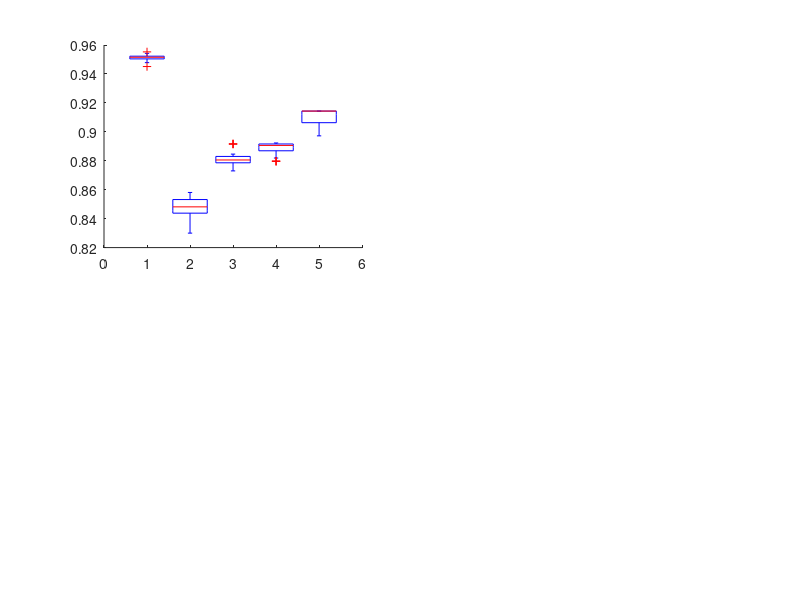

Write MATLAB code to recreate this figure. (Note: this script raises an error after producing the figure.)
% figure(10)
% subplot(2,3,1)%%%%SFI
% DPSO=[0.740713 0.744738 0.74645 0.748388 0.741138 0.743188 0.744738 0.743725 0.739988 0.7428 0.747138 0.737825 0.738013 0.745575 0.737388 0.7452 0.739988 0.74405 0.74165 0.747138 0.742188 0.74645 0.74865 0.74365 0.744388 0.740163 0.7474 0.7462 0.74645 0.744738]';
% MOGA_net=[0.728	0.7212	0.7316	0.7322	0.7291	0.7299	0.743	0.7363	0.7354	0.7359 0.728	0.7212	0.7316	0.7322	0.7291	0.7299	0.743	0.7363	0.7354	0.7359 0.728	0.7212	0.7316	0.7322	0.7291	0.7299	0.743	0.7363	0.7354	0.7359]';
% MOCD=[0.7437	0.7484	0.7487	0.7484	0.7465	0.7479	0.7487	0.7474	0.7497	0.745 0.7437	0.7484	0.7487	0.7484	0.7465	0.7479	0.7487	0.7474	0.7497	0.745 0.7437	0.7484	0.7487	0.7484	0.7465	0.7479	0.7487	0.7474	0.7497	0.745]';
% GA_net=[0.5737	0.5739	0.5867	0.5561	0.5741	0.5691	0.572	0.5744	0.5817	0.5734 0.5737	0.5739	0.5867	0.5561	0.5741	0.5691	0.572	0.5744	0.5817	0.5734 0.5737	0.5739	0.5867	0.5561	0.5741	0.5691	0.572	0.5744	0.5817	0.5734]';
% GN=[0.7027 0.7027 0.7027 0.7027 0.7027 0.7027 0.7027 0.7027 0.7027 0.7027 0.7027 0.7027 0.7027 0.7027 0.7027 0.7027 0.7027 0.7027 0.7027 0.7027 0.7027 0.7027 0.7027 0.7027 0.7027 0.7027 0.7027 0.7027 0.7027 0.7027]';
% MOEAD_net=[0.668288 0.668288 0.71945 0.71945 0.71945 0.71945 0.724613 0.724613 0.724613 0.724613 0.724613 0.724613 0.724613 0.724613 0.724613 0.724613 0.724613 0.724613 0.724613 0.724613 0.724613 0.724613 0.724613 0.724613 0.724613 0.724613 0.731238 0.731238 0.731238 0.731238 ]';
% Meme_net=[0.7097 0.6510 0.6966 0.6991 0.6892 0.6892 0.6898 0.6543 0.6543 0.6543 0.7097 0.6510 0.6966 0.6991 0.6892 0.6892 0.6898 0.6543 0.6543 0.6543 0.7097 0.6510 0.6966 0.6991 0.6892 0.6892 0.6898 0.6543 0.6543 0.6543]';
% X = [DPSO GA_net Meme_net MOGA_net MOCD MOEAD_net GN ];
% boxplot(X,'labels', {'A1', 'A2','A3','A4', 'A5', 'A6','A7'}, 'medianstyle', 'target' );
% ylabel('Modularity');
% 
% subplot(2,3,2)%%%%netscience
% DPSO=[0.949943 0.952774 0.951311 0.951545 0.950558 0.951569 0.951717 0.950803 0.950868 0.947814 0.948843 0.945113 0.955239 0.952035 0.950133 0.952407 0.952004 0.95035 0.953416 0.949517 0.952398 0.9523 0.950797 0.950848 0.952189 0.951691 0.951521 0.954223 0.95234 0.948906]';
% MOGA_net=[0.8788 0.8767	0.8846	0.8807	0.8786	0.8826	0.873 0.8804	0.8916	0.883 0.8788 0.8767	0.8846	0.8807	0.8786	0.8826	0.873	0.8804	0.8916	0.883 0.8788	0.8767	0.8846	0.8807	0.8786	0.8826	0.873	0.8804	0.8916	0.883]';
% MOCD=[0.8869	0.8904	0.8908	0.8915	0.8819	0.8916	0.8797	0.8886	0.8923	0.8923 0.8869	0.8904	0.8908	0.8915	0.8819	0.8916	0.8797	0.8886	0.8923	0.8923 0.8869	0.8904	0.8908	0.8915	0.8819	0.8916	0.8797	0.8886	0.8923	0.8923]';
% MOEAD_net=[0.850586 0.870645 0.877464 0.879468 0.897219 0.898205 0.898205 0.906108 0.906933 0.906933 0.914344 0.914344 0.914344 0.914344 0.914344 0.914344 0.914344 0.914344 0.914344 0.914344 0.914344 0.914344 0.914344 0.914344 0.914344 0.914344 0.914344 0.914344 0.914344 0.914344 ]';
% GA_net=[0.83	0.847	0.8493	0.8438	0.8532	0.8502	0.844	0.857	0.8581	0.8402 0.83	0.847	0.8493	0.8438	0.8532	0.8502	0.844	0.857	0.8581	0.8402 0.83	0.847	0.8493	0.8438	0.8532	0.8502	0.844	0.857	0.8581	0.8402]';
% X = [DPSO GA_net MOGA_net MOCD MOEAD_net];
% boxplot(X,'labels', {'A1','A2','A4', 'A5', 'A6'}, 'medianstyle', 'target' );
% ylabel('Modularity');
% 
% subplot(2,3,3)%%%%e-mail
% DPSO=[0.36721 0.330956 0.227198 0.287118 0.222502 0.307821 0.117431 0.293609 0.333791 0.270487 0.127011 0.336872 0.408769 0.287541 0.322273 0.343657 0.31024 0.417436 0.149439 0.353273 0.281086 0.311496 0.427544 0.171317 0.00183037 0.291018 0.488016 0.299062 0.297911 0.299789]';
% % DPSO_time=1.15828;
% MOGA_net=[1 1 1 1 1 1 1 1 1 1 1 1 1 1 1 1 1 1 1 1 1 1 1 1 1 1 1 1 1 1]';
% MOCD=[1 1 1 1 1 1 1 1 1 1 1 1 1 1 1 1 1 1 1 1 1 1 1 1 1 1 1 1 1 1]';
% MOEAD_net=[0.31897 0.32397 0.32558 0.321366 0.31439 0.319218 0.31978 0.32487 0.31506 0.319157 0.31897 0.32397 0.32558 0.321366 0.31439 0.319218 0.31978 0.32487 0.31506 0.319157 0.31897 0.32397 0.32558 0.321366 0.31439 0.319218 0.31978 0.32487 0.31506 0.319157]';
% % MOEAD_time=[2.0353e4 2.0353e4 1.9988e4 2.0313e4 2.0355e4 2.0203e4 2.0202e4 2.0303e4 2.0208e4 2.0333e4];
% GA_net=[0.2825 0.2728 0.27503 0.2703 0.27795 0.263901 0.31556 0.28036 0.28112 0.281158 0.2825 0.2728 0.27503 0.2703 0.27795 0.263901 0.31556 0.28036 0.28112 0.281158 0.2825 0.2728 0.27503 0.2703 0.27795 0.263901 0.31556 0.28036 0.28112 0.281158]';
% % GA_net_time=[79.8586 84.45 66.6184 72.8251 78.8743 91.4828 75.5178 87.7057 96.2659 82.2085]';
% X = [DPSO GA_net MOGA_net MOCD MOEAD_net];
% boxplot(X,'labels', {'A1','A2','A4', 'A5', 'A6'}, 'medianstyle', 'target' );
% ylabel('Modularity');
% 
% subplot(2,3,4)%%%%yeast
% DPSO=[1 1 1 1 1 1 1 1 1 1 1 1 1 1 1 1 1 1 1 1 1 1 1 1 1 1 1 1 1 1]';
% MOGA_net=[1 1 1 1 1 1 1 1 1 1 1 1 1 1 1 1 1 1 1 1 1 1 1 1 1 1 1 1 1 1]';
% MOCD=[1 1 1 1 1 1 1 1 1 1 1 1 1 1 1 1 1 1 1 1 1 1 1 1 1 1 1 1 1 1]';
% MOEAD_net=[1 1 1 1 1 1 1 1 1 1 1 1 1 1 1 1 1 1 1 1 1 1 1 1 1 1 1 1 1 1]';
% GA_net=[1 1 1 1 1 1 1 1 1 1 1 1 1 1 1 1 1 1 1 1 1 1 1 1 1 1 1 1 1 1]';
% X = [DPSO GA_net MOGA_net MOCD MOEAD_net];
% boxplot(X,'labels', {'A1','A2','A4', 'A5', 'A6'}, 'medianstyle', 'target' );
% ylabel('Modularity');
% 
% subplot(2,3,5)%%%%power
% DPSO=[0.80999 0.811229 0.811796 0.810208 0.813993 0.810943 0.812333 0.812178 0.809736 0.811645 0.811923 0.811046 0.812808 0.812248 0.811456 0.811027 0.811677 0.814165 0.812226 0.813931 0.816227 0.81052 0.810096 0.811125 0.811297 0.810965 0.811327 0.813074 0.81196 0.812641]';
% MOGA_net=[0.7035	0.6972	0.6939	0.695	0.6919	0.6935	0.6954	0.6905	0.6956	0.6924 0.7035	0.6972	0.6939	0.695	0.6919	0.6935	0.6954	0.6905	0.6956	0.6924 0.7035	0.6972	0.6939	0.695	0.6919	0.6935	0.6954	0.6905	0.6956	0.6924]';
% % MOGA_time=215.305;%%%averaged convergence time
% MOCD=[0.6977	0.6972	0.6942	0.6977	0.7038	0.7016	0.7016	0.7034	0.699	0.7065 0.6977	0.6972	0.6942	0.6977	0.7038	0.7016	0.7016	0.7034	0.699	0.7065 0.6977	0.6972	0.6942	0.6977	0.7038	0.7016	0.7016	0.7034	0.699	0.7065]';
% MOEAD_net=[0.645036 0.648848 0.673216 0.677377 0.677377 0.682225 0.682225 0.682225 0.682225 0.682225 0.682225 0.682225 0.685714 0.685714 0.685714 0.685714 0.685714 0.685714 0.685714 0.685714 0.685714 0.685714 0.685714 0.685714 0.685714 0.685714 0.685714 0.685714 0.688033 0.688033 ]';
% GA_net=[0.6548	0.65	0.6505	0.666	0.6555	0.6521	0.6647	0.6608	0.6595	0.6574 0.6548	0.65	0.6505	0.666	0.6555	0.6521	0.6647	0.6608	0.6595	0.6574 0.6548	0.65	0.6505	0.666	0.6555	0.6521	0.6647	0.6608	0.6595	0.6574]';
% X = [DPSO GA_net MOGA_net MOCD MOEAD_net];
% boxplot(X,'labels', {'A1','A2','A4', 'A5', 'A6'}, 'medianstyle', 'target' );
% ylabel('Modularity');
% 
% 
% subplot(2,3,6)%%%%pgp
% DPSO=[0.80817 0.810846 0.81199 0.807597 0.807397 0.807691 0.811574 0.810031 0.808709 0.808362 0.809053 0.808221 0.808173 0.809058 0.807827 0.807962 0.810749 0.804604 0.809645 0.807778 0.805783 0.814471 0.807201 0.808595 0.808317 0.809838 0.808034 0.812229 0.810065 0.809554]';
% % DPSO-time=1002.5;
% MOGA_net=[1 1 1 1 1 1 1 1 1 1 1 1 1 1 1 1 1 1 1 1 1 1 1 1 1 1 1 1 1 1]';
% MOCD=[1 1 1 1 1 1 1 1 1 1 1 1 1 1 1 1 1 1 1 1 1 1 1 1 1 1 1 1 1 1]';
% % MOEAD_net=[]';
% GA_net=[0.56884 0.58814 0.578367 0.561646 0.592383 0.585266 0.581863 0.583883 0.583921 0.578587 0.56884 0.58814 0.578367 0.561646 0.592383 0.585266 0.581863 0.583883 0.583921 0.578587 0.56884 0.58814 0.578367 0.561646 0.592383 0.585266 0.581863 0.583883 0.583921 0.578587]';
% % GA_time=[1086.8098 2773.919 2736.3016 2751.1048 2785.5683 2680.7182 2733.182 2646.798 2733.669 2638.782];
% X = [DPSO GA_net MOGA_net MOCD];
% boxplot(X,'labels', {'A1','A2','A4', 'A5'}, 'medianstyle', 'target' );
% ylabel('Modularity');
% 


figure(10)


subplot(2,2,1)%%%%netscience
DPSO=[0.949943 0.952774 0.951311 0.951545 0.950558 0.951569 0.951717 0.950803 0.950868 0.947814 0.948843 0.945113 0.955239 0.952035 0.950133 0.952407 0.952004 0.95035 0.953416 0.949517 0.952398 0.9523 0.950797 0.950848 0.952189 0.951691 0.951521 0.954223 0.95234 0.948906]';
MOGA_net=[0.8788 0.8767	0.8846	0.8807	0.8786	0.8826	0.873 0.8804	0.8916	0.883 0.8788 0.8767	0.8846	0.8807	0.8786	0.8826	0.873	0.8804	0.8916	0.883 0.8788	0.8767	0.8846	0.8807	0.8786	0.8826	0.873	0.8804	0.8916	0.883]';
MOCD=[0.8869	0.8904	0.8908	0.8915	0.8819	0.8916	0.8797	0.8886	0.8923	0.8923 0.8869	0.8904	0.8908	0.8915	0.8819	0.8916	0.8797	0.8886	0.8923	0.8923 0.8869	0.8904	0.8908	0.8915	0.8819	0.8916	0.8797	0.8886	0.8923	0.8923]';
MOEAD_net=[0.850586 0.870645 0.877464 0.879468 0.897219 0.898205 0.898205 0.906108 0.906933 0.906933 0.914344 0.914344 0.914344 0.914344 0.914344 0.914344 0.914344 0.914344 0.914344 0.914344 0.914344 0.914344 0.914344 0.914344 0.914344 0.914344 0.914344 0.914344 0.914344 0.914344 ]';
GA_net=[0.83	0.847	0.8493	0.8438	0.8532	0.8502	0.844	0.857	0.8581	0.8402 0.83	0.847	0.8493	0.8438	0.8532	0.8502	0.844	0.857	0.8581	0.8402 0.83	0.847	0.8493	0.8438	0.8532	0.8502	0.844	0.857	0.8581	0.8402]';
X = [DPSO GA_net MOGA_net MOCD MOEAD_net];
% boxplot(X,'labels', {'A1','A2','A4', 'A5', 'A6'}, 'medianstyle', 'target' );
boxplot(X,'labels', {'DPSO','GA-net','MOGA-net', 'MOCD', 'MOEA/D-net'}, 'medianstyle', 'target' );
ylabel('Modularity');
title('netscience');
% set(gca,'linewidth',2.0);
% hh=findobj('tag','legend') ;
% set(hh,'fontsize',12) ;
% set(gca,'fontsize',12);
% set(get(gca,'xlabel'),'fontsize',12);
% set(get(gca,'ylabel'),'fontsize',12);

subplot(2,2,2)%%%%e-mail
DPSO=[0.36721 0.330956 0.227198 0.287118 0.222502 0.307821 0.117431 0.293609 0.333791 0.270487 0.127011 0.336872 0.408769 0.287541 0.322273 0.343657 0.31024 0.417436 0.149439 0.353273 0.281086 0.311496 0.427544 0.171317 0.00183037 0.291018 0.488016 0.299062 0.297911 0.299789]';
% DPSO_time=1.15828;
MOGA_net=[0.32828 0.3022 0.30886 0.310157 0.308045 0.3103 0.3133 0.2979 0.2969 0.2993 0.2967 0.3068 0.2945 0.3095 0.32676 0.32828 0.3022 0.30886 0.310157 0.308045 0.3103 0.3133 0.2979 0.2969 0.2993 0.2967 0.3068 0.2945 0.3095 0.32676]';
MOCD=[0.3717 0.3717 0.3684 0.3103 0.2979 0.2969 0.3547 0.3636 0.3703 0.3175 0.3717 0.3717 0.3684 0.3103 0.2979 0.2969 0.3547 0.3636 0.3703 0.3175 0.3717 0.3717 0.3684 0.3103 0.2979 0.2969 0.3547 0.3636 0.3703 0.3175]';
MOEAD_net=[0.31897 0.32397 0.32558 0.321366 0.31439 0.319218 0.31978 0.32487 0.31506 0.319157 0.31897 0.32397 0.32558 0.321366 0.31439 0.319218 0.31978 0.32487 0.31506 0.319157 0.31897 0.32397 0.32558 0.321366 0.31439 0.319218 0.31978 0.32487 0.31506 0.319157]';
% MOEAD_time=[2.0353e4 2.0353e4 1.9988e4 2.0313e4 2.0355e4 2.0203e4 2.0202e4 2.0303e4 2.0208e4 2.0333e4];
GA_net=[0.2825 0.2728 0.27503 0.2703 0.27795 0.263901 0.31556 0.28036 0.28112 0.281158 0.2825 0.2728 0.27503 0.2703 0.27795 0.263901 0.31556 0.28036 0.28112 0.281158 0.2825 0.2728 0.27503 0.2703 0.27795 0.263901 0.31556 0.28036 0.28112 0.281158]';
% GA_net_time=[79.8586 84.45 66.6184 72.8251 78.8743 91.4828 75.5178 87.7057 96.2659 82.2085]';
X = [DPSO GA_net MOGA_net MOCD MOEAD_net];
% boxplot(X,'labels', {'A1','A2','A4', 'A5', 'A6'}, 'medianstyle', 'target' );
boxplot(X,'labels', {'DPSO','GA-net','MOGA-net', 'MOCD', 'MOEA/D-net'}, 'medianstyle', 'target' );
ylabel('Modularity');
% set(get(gca,'ylabel'),'fontsize',12);
% set(gca,'XTickLabel',{'random','LP','meme'});
% set(gca,'fontsize',12);
set(gca,'linewidth',2.0);
% title('e-mail');


% boxplot([a',b',c_ga_net'],1);
% % boxplot([netscience_randQ(:,50),netscience_LPAQ(:,50)],1);
% ylabel('Modularity');
% set(get(gca,'ylabel'),'fontsize',12);
% set(gca,'XTickLabel',{'random','LP','meme'});
% gtext('DPSO+random','fontsize',12);
% gtext('DPSO+LP','fontsize',12);
% gtext('GA-net','fontsize',12)
% set(gca,'fontsize',12);
% set(gca,'linewidth',2.0);


subplot(2,2,3)%%%%power
DPSO=[0.80999 0.811229 0.811796 0.810208 0.813993 0.810943 0.812333 0.812178 0.809736 0.811645 0.811923 0.811046 0.812808 0.812248 0.811456 0.811027 0.811677 0.814165 0.812226 0.813931 0.816227 0.81052 0.810096 0.811125 0.811297 0.810965 0.811327 0.813074 0.81196 0.812641]';
MOGA_net=[0.7035	0.6972	0.6939	0.695	0.6919	0.6935	0.6954	0.6905	0.6956	0.6924 0.7035	0.6972	0.6939	0.695	0.6919	0.6935	0.6954	0.6905	0.6956	0.6924 0.7035	0.6972	0.6939	0.695	0.6919	0.6935	0.6954	0.6905	0.6956	0.6924]';
% MOGA_time=215.305;%%%averaged convergence time
MOCD=[0.6977	0.6972	0.6942	0.6977	0.7038	0.7016	0.7016	0.7034	0.699	0.7065 0.6977	0.6972	0.6942	0.6977	0.7038	0.7016	0.7016	0.7034	0.699	0.7065 0.6977	0.6972	0.6942	0.6977	0.7038	0.7016	0.7016	0.7034	0.699	0.7065]';
MOEAD_net=[0.645036 0.648848 0.673216 0.677377 0.677377 0.682225 0.682225 0.682225 0.682225 0.682225 0.682225 0.682225 0.685714 0.685714 0.685714 0.685714 0.685714 0.685714 0.685714 0.685714 0.685714 0.685714 0.685714 0.685714 0.685714 0.685714 0.685714 0.685714 0.688033 0.688033 ]';
GA_net=[0.6548	0.65	0.6505	0.666	0.6555	0.6521	0.6647	0.6608	0.6595	0.6574 0.6548	0.65	0.6505	0.666	0.6555	0.6521	0.6647	0.6608	0.6595	0.6574 0.6548	0.65	0.6505	0.666	0.6555	0.6521	0.6647	0.6608	0.6595	0.6574]';
X = [DPSO GA_net MOGA_net MOCD MOEAD_net];
% boxplot(X,'labels', {'A1','A2','A4', 'A5', 'A6'}, 'medianstyle', 'target' );
boxplot(X,'labels', {'DPSO','GA-net','MOGA-net', 'MOCD', 'MOEA/D-net'}, 'medianstyle', 'target' );
ylabel('Modularity');set(gca,'linewidth',2.0);
% title('power grid');


subplot(2,2,4)%%%%pgp
DPSO=[0.80817 0.810846 0.81199 0.807597 0.807397 0.807691 0.811574 0.810031 0.808709 0.808362 0.809053 0.808221 0.808173 0.809058 0.807827 0.807962 0.810749 0.804604 0.809645 0.807778 0.805783 0.814471 0.807201 0.808595 0.808317 0.809838 0.808034 0.812229 0.810065 0.809554]';
GA_net=[0.56884 0.58814 0.578367 0.561646 0.592383 0.585266 0.581863 0.583883 0.583921 0.578587 0.56884 0.58814 0.578367 0.561646 0.592383 0.585266 0.581863 0.583883 0.583921 0.578587 0.56884 0.58814 0.578367 0.561646 0.592383 0.585266 0.581863 0.583883 0.583921 0.578587]';
% GA_time=[1086.8098 2773.919 2736.3016 2751.1048 2785.5683 2680.7182 2733.182 2646.798 2733.669 2638.782];
X = [DPSO GA_net];
boxplot(X,'labels', {'DPSO','GA-net'}, 'medianstyle', 'target' );
ylabel('Modularity');set(gca,'linewidth',2.0);
% title('pgp');

